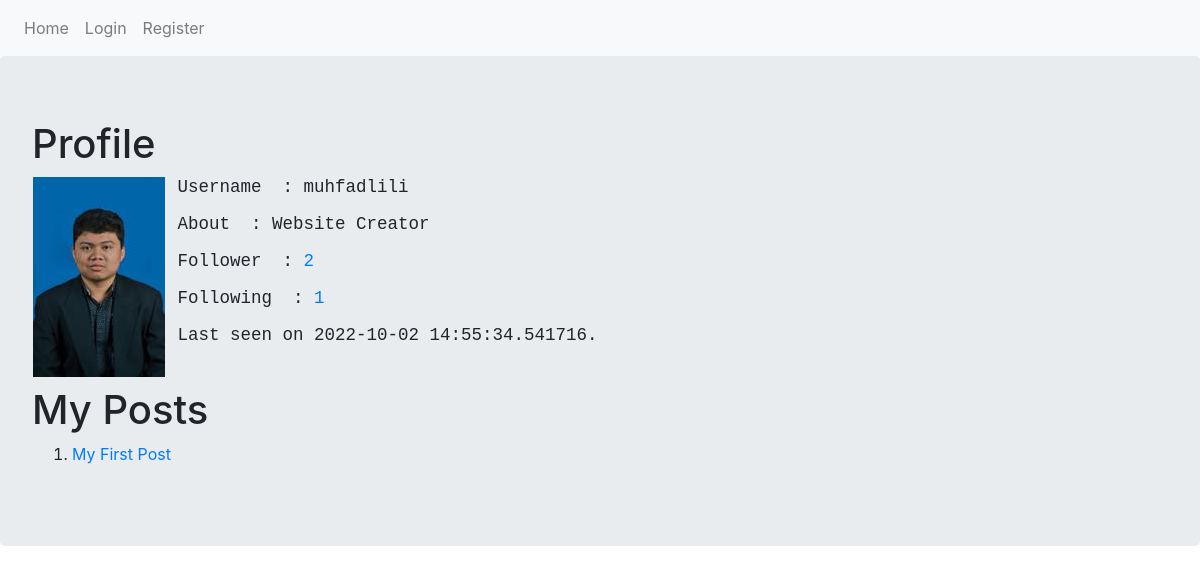
The app's page /user/profile/1, older data.
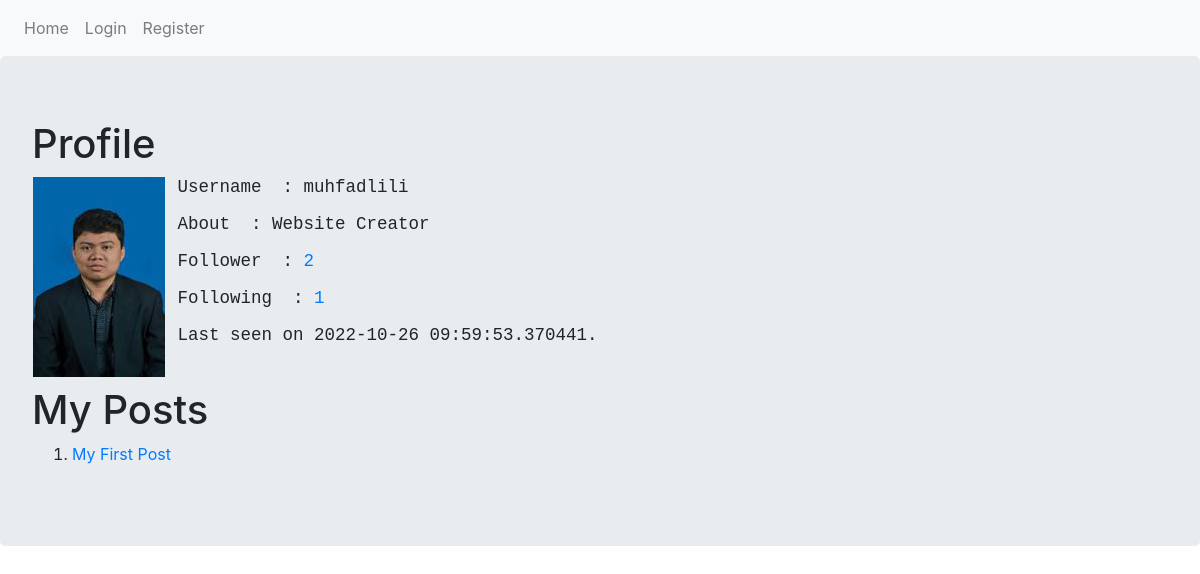
The same page, newer data.
### myproject/models.py (models this page shows, shortened)
class User(UserMixin, db.Model):
    id = db.Column(db.Integer, primary_key=True)
    username = db.Column(db.String(64), index=True, unique=True)
    email = db.Column(db.String(120), index=True, unique=True)
    password_hash = db.Column(db.String(128))
    about = db.Column(db.String(120), default='Blank')
    photo = db.Column(db.String(64), nullable=False, default='default.jpg')
    last_seen = db.Column(db.DateTime, index=True)
    posts = db.relationship("Post", backref='author', lazy='dynamic')
    followed = db.relationship("User",
                               secondary=followers,
                               primaryjoin = (followers.c.follower_id==id),
                               secondaryjoin = (followers.c.followed_id==id),
                               backref = db.backref("follower", lazy="dynamic"),
                               lazy= "dynamic",
                               )
    likes = db.relationship("Post", secondary=like_post, backref="likers", lazy="dynamic",)
    dislikes = db.relationship("Post", secondary=dislike_post, backref="dislikers", lazy="dynamic",)
    comments = db.relationship("Comment", backref='commentator', lazy='dynamic')
    comment_likes = db.relationship("Comment", secondary=like_comment, backref="likers", lazy="dynamic",)
    comment_dislikes = db.relationship("Comment", secondary=dislike_comment, backref="dislikers", lazy="dynamic",)

class Post(db.Model):
    id = db.Column(db.Integer, primary_key=True)
    title = db.Column(db.String(120))
    body = db.Column(db.String(240))
    timestamp = db.Column(db.DateTime, index=True, default=datetime.utcnow)
    user_id = db.Column(db.Integer, db.ForeignKey('user.id'))
    comments_list = db.relationship("Comment", backref='main_post', lazy='dynamic')

### myproject/users/views.py (the view)
@users.route('/profile/<int:id>')
def profile(id):
    user = User.query.get(id)
    photo = url_for('static', filename='profile_pic/' + user.photo)
    page = request.args.get('page', 1, type=int)
    posts = Post.query.filter_by(user_id = user.id).order_by(Post.timestamp.desc()).paginate(page, 5, False)
    next_url = url_for('users.profile', id=id, page=posts.next_num) if posts.has_next else None
    prev_url = url_for('users.profile', id=id, page=posts.prev_num) if posts.has_prev else None
    count_follower = len(list(user.follower))
    count_followed = len(list(user.followed))
    return render_template("profile.html", user=user, posts=posts, photo=photo, num_follower = count_follower, num_followed = count_followed,
                            next_url=next_url, prev_url=prev_url)

### myproject/templates/profile.html (shortened to what this page needs)
{% extends "base.html" %}
{% block content %}
<h1>Profile</h1>
<table>
    <tr valign="top">
        <td><img src="{{url_for('static', filename='profile_pic/' + user.photo)}}"></td>
        <td>
            <h5><pre> Username  : {{user.username }}</pre></h5>
            <h5><pre> About  : {{user.about }}</pre></h5>
            <h5><pre> Follower  : <a href="{{ url_for('users.follower_list', user_id=user.id) }}">{{ num_follower }}</a></pre></h5>
            <h5><pre> Following  : <a href="{{ url_for('users.following_list', user_id=user.id) }}">{{ num_followed }}</a></pre></h5>
            <h5><pre> Last seen on {{ user.last_seen }}.</pre></h5>
        </td>
    </tr>
</table>
{% if posts %}
<h1>My Posts</h1>
<ol>
{% for post in posts.items%}
<li><a href="{{url_for('posts.view', post_id=post.id)}}">{{post.title}}</a></li>
{% endfor %}
</ol>
{% endif %}
{% endblock %}

### myproject/templates/base.html (shortened to what this page needs)
<!DOCTYPE html>
<html lang="en" dir="ltr">
  <head>
    <link rel="stylesheet" href="https://maxcdn.bootstrapcdn.com/bootstrap/4.0.0/css/bootstrap.min.css">
  </head>
  <body>
    <nav class="navbar navbar-expand-lg navbar-light bg-light">
    <div class="navbar-nav">
      <a class="nav-item nav-link" href="{{ url_for('core.home') }}">Home</a>
      {% if current_user.is_authenticated  %}
      <a class="nav-item nav-link" href="{{ url_for('users.profile', id=current_user.id) }}">Profile</a>
      <a class="nav-item nav-link" href="{{ url_for('core.notifications') }}">Notifications</a>
      <a class="nav-item nav-link" href="{{ url_for('posts.create') }}">Create Post</a>
      <a class="nav-item nav-link" href="{{ url_for('users.logout') }}">Logout</a>
      {% else %}
      <a class="nav-item nav-link" href="{{ url_for('users.login') }}">Login</a>
      <a class="nav-item nav-link" href="{{ url_for('users.register') }}">Register</a>
      {% endif %}
    </div>
</nav>
<div class="jumbotron">
    {% block content %}
    {% endblock %}
  </div>
  </body>
</html>

Row changes from the older to the newer data that the page shows:
changed User "muhfadlili": last_seen "2022-10-02 14:55:34.541716" → "2022-10-26 09:59:53.370441"
